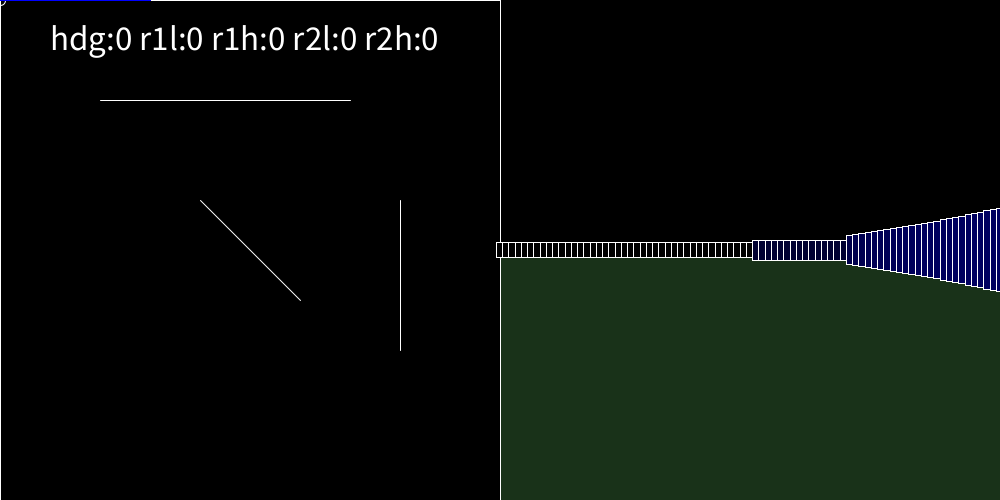
Frame 1 (no input)
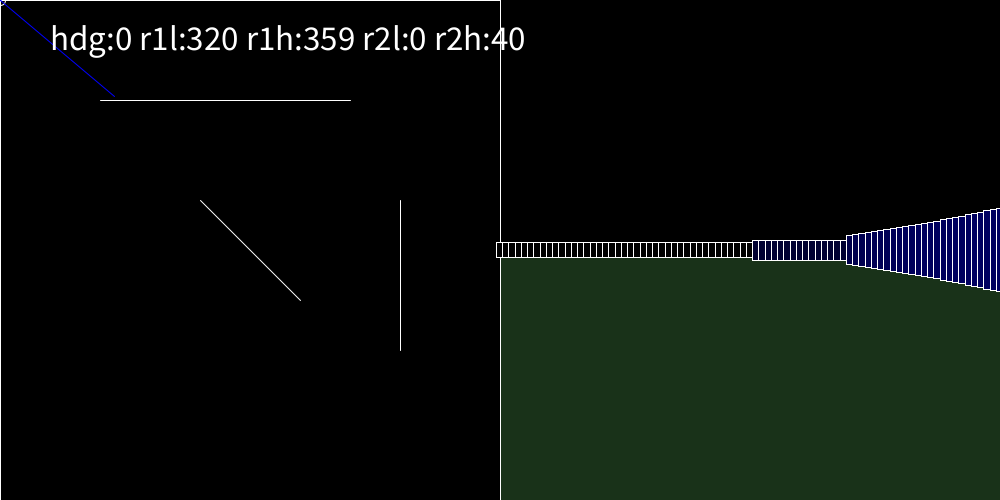
Frame 60 (the mouse pressed at the canvas centre just before this capture)
Frame 120 (the mouse held since frame 60 and released just before this capture): identical to frame 60, image omitted

The Processing sketch that drew these frames (run headless with seeded random() and noise(); from frame 60 on, the mouse is pressed at the canvas centre):

// Processing sketch: rayCaster
// ── rayCaster.pde

// needs collision detection between mover and wall
// needs bots
// try sim flight with angle of bank for turns and always moving fwd  ( need to centralize all drawing to pull off rotation)
// try a map in an external file

// try using tiles instead of lines (so a map can be an array)

// try fps head to head over network

// how to move map and not player

Caster c1;
int sceneFOV = 80;  // will be constrained to an even number between 40 and 180
int turn =0;
PVector moveDir = new PVector(0, 0);

Wall[] allWalls = new Wall[7]; 
float[] scene = new float[360];
int r1l, r1h, r2l, r2h;
String m = "top";
float wide = 500;
float high = 500;

void setup() {
  size(1000, 500);
  stroke(255);
  cleanupFOV();
  initWalls();
  initCasters();
  textSize(35);
}

void draw() {
  background(0);
  noStroke();
  noCursor();
  fill(25, 50, 25);
  rectMode(CORNER);
  rect(500, 250, 500, 500);
  displayWalls();
  c1.updatePosition();
  c1.display();
  scene = c1.scan();
  displayScene();
}

void cleanupFOV() {
  if (sceneFOV % 2 != 0) {
    sceneFOV += 1;
  }
  if (sceneFOV < 40) {
    sceneFOV = 40;
  }
  if (sceneFOV > 180) {
    sceneFOV = 180;
  }
}

void initWalls() {
  allWalls[0] = new Wall(0, 0, 500, 0);
  allWalls[1] = new Wall(500, 0, 500, 500);
  allWalls[2] = new Wall(500, 500, 0, 500);
  allWalls[3] = new Wall(0, 500, 0, 0);
  allWalls[4] = new Wall(100, 100, 350, 100);
  allWalls[5] = new Wall(200, 200, 300, 300);
  allWalls[6] = new Wall(400, 200, 400, 350);
}

void displayWalls() {
  for (int i = 0; i < allWalls.length; i++) {
    allWalls[i].display();
  }
}

void initCasters() {
  c1 = new Caster();
}

void displayScene() {
  fill(255);
  text("hdg:"+c1.hdg+" r1l:"+r1l+" r1h:"+r1h+" r2l:"+r2l+" r2h:"+r2h, 50, 50);
  noStroke();
  rectMode(CENTER);
  float interval = wide / sceneFOV;
  determineRanges();
  int rectCounter = 0;
  noStroke();
  for (int i = r1l; i < r1h+1; i ++) {
    stroke(255);
    fill(0, 0, map(scene[i] * scene[i], 0, wide * wide, 100, 50));
    pushMatrix();
    translate(wide, high/2);
    rect(rectCounter * interval, 0, interval+1, (20 * high) / scene[i]);
    rectCounter++;
    popMatrix();
  }
  for (int i = r2l; i < r2h+1; i ++) {
    stroke(255);
    fill(0, 0, map(scene[i] * scene[i], 0, wide * wide, 100, 50));
    pushMatrix();
    translate(wide, high/2);
    rect(rectCounter * interval, 0, interval+1, (20 * high) / scene[i]);
    rectCounter++;
    popMatrix();
  }
}

void keyPressed() {
    int moveMag = 10;
  switch (key) {
    case 'w':{
      moveDir = new PVector(cos(radians(c1.hdg))*moveMag, sin(radians(c1.hdg))*moveMag);
      c1.position.add(moveDir );
      break;
    }
    case 'd':{
      moveDir  = new PVector(cos(radians(c1.hdg)+HALF_PI)*moveMag, sin(radians(c1.hdg)+HALF_PI)*moveMag);
      c1.position.add(moveDir );
      break;
    }
    case 'a':{
      moveDir  = new PVector(cos(radians(c1.hdg)-HALF_PI)*moveMag, sin(radians(c1.hdg)-HALF_PI)*moveMag);
      c1.position.add(moveDir );
      break;
    }
    case 's':{
      moveDir  = new PVector(cos(radians(c1.hdg)-PI)*moveMag, sin(radians(c1.hdg)-PI)*moveMag);
      c1.position.add(moveDir );
      break;
    }
  }
}

void mouseMoved() {
  if (pmouseX < mouseX) {
    c1.hdg = c1.hdg + 1;
    if (c1.hdg >= 360) {
      c1.hdg = 0;
    }
  } 
  if (pmouseX > mouseX) {
    c1.hdg = c1.hdg - 1;
    if (c1.hdg <= -1) {
      c1.hdg = 359;
    }
  }
}
 


void determineRanges() {
  int halfView = int(sceneFOV/2);
  if ((c1.hdg + halfView) + (c1.hdg - halfView) >= sceneFOV && (c1.hdg + halfView <= 359)) {
    r1l = c1.hdg - halfView;
    r1h = c1.hdg - 1;
    r2l = c1.hdg;
    r2h = c1.hdg + halfView;
    m = "top";
  } else {
    r1l = c1.hdg - halfView + (360 * int(c1.hdg - halfView < 0));
    r1h = 359;
    r2l = 0;
    r2h = c1.hdg + halfView - (360 * int(c1.hdg + halfView > 359));
    m = "bottom";
  }
}

// ── Caster.pde
class Caster {
  PVector position;
  int hdg;
  float size;
  float view[];
  float range;

  Caster() {
    this.position = new PVector(mouseX, mouseY);
    this.hdg = 0;
    this.size = 10;
    this.view = new float[360];
    this.range = sqrt(wide * wide + high * high);
  }

  void updatePosition() {
//    if ((mouseX < wide - (this.size / 2)) && (mouseX > 0 + (this.size / 2))) {
//      this.position.x = mouseX;
//    }
//    if ((mouseY < high - (this.size / 2)) && (mouseY > 0 + (this.size / 2))) {
//      this.position.y = mouseY;
//    }
  }

  void display() {
    stroke(255);
    noFill();
    ellipse(this.position.x, this.position.y, this.size, this.size);
  stroke(0, 0, 255);
  line(c1.position.x, c1.position.y, c1.position.x + cos(radians(r1l)) * 150, c1.position.y + sin(radians(r1l)) * 150);
  line(c1.position.x, c1.position.y, c1.position.x + cos(radians(r2h)) * 150, c1.position.y + sin(radians(r2h)) * 150);
  }

  float[] scan() {
    float[] view = new float[360];
    for (int i = 0; i < 360; i ++) {
      PVector ray = new PVector(0, 0);
      ray.add(this.position);
      PVector dir = new PVector(cos(radians(i)) * this.range, sin(radians(i)) * this.range);
      ray.add(dir);
      float record = range+1;
      for (Wall w : allWalls) {
        PVector pt = determineEnd(w, ray);
        if (pt != null) {
          float d = cos(radians(abs(hdg-i))) * PVector.dist(this.position, pt);
          if (d < record) {
            record = d;
          }
        }
      }
      view[i] = record;
    } 
    return view;
  }

  PVector determineEnd(Wall wall, PVector r) {
    float x1 = wall.e1.x;
    float y1 = wall.e1.y;
    float x2 = wall.e2.x;
    float y2 = wall.e2.y;
    float x3 = this.position.x;
    float y3 = this.position.y;
    float x4 = r.x;
    float y4 = r.y;
    float denom = (x1 - x2) * (y3 - y4) - (y1 - y2) * (x3 - x4);
    if (denom == 0) {
      return null;
    } 
    float t = ((x1 - x3) * (y3 - y4) - (y1 - y3) * (x3 - x4)) / denom;
    float u = -((x1 - x2) * (y1 - y3) - (y1 - y2) * (x1 - x3)) / denom;
    if (t > 0 && t < 1 && u > 0) {
      PVector end = new PVector();
      end.x = x1 + t * (x2 - x1);
      end.y = y1 + t * (y2 - y1);
      return end;
    } else {
      return null;
    }
  }
}

// ── Wall.pde
class Wall {
  PVector e1, e2;
  
  Wall() {
    this.e1 = new PVector(random(wide), random(high));
    this.e2 = new PVector(random(wide), random(high));
  }
  
  Wall(float x1, float y1, float x2, float y2) {
    this.e1 = new PVector(x1, y1);
    this.e2 = new PVector(x2, y2);
  }
  
  void display() {
    stroke(255);
    line(e1.x, e1.y, e2.x, e2.y);
  }
}
